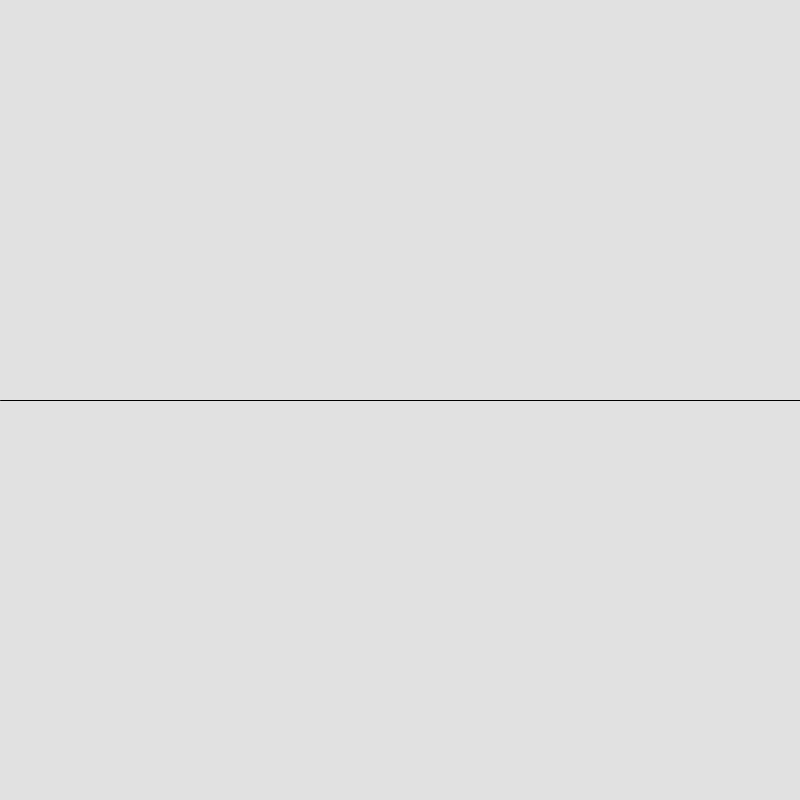
Frame 1 (no input)
Frame 60 (the mouse pressed at the canvas centre just before this capture): identical to frame 1, image omitted
Frame 120 (the mouse held since frame 60 and released just before this capture): identical to frame 1, image omitted

The Processing sketch that drew this single still picture (run headless with seeded random() and noise(); from frame 60 on, the mouse is pressed at the canvas centre):

// Processing sketch: dino
// ── dino.pde
// deklaration af Ground
Ground earth;

void setup() {
  size(800, 800);

  // find halvdelen af skærm
  PVector s = new PVector(0, height/2);
  PVector e = new PVector(width, height/2);
  // initiering af Ground
  earth = new Ground (s, e);
}

void draw() {
  background (225);
  earth.drawGround();
}

// ── class_Ground.pde
class Ground {
  //Attributter
  PVector start;
  PVector end;

  //konstruktør
  Ground(PVector s, PVector e) {
    // initialiserer mine start og slutpositioner
    start=s.copy();
    end=e.copy();
  }

  //Metoder
  void drawGround() {
    line(start.x, start.y, end.x, end.y);
  }
}
